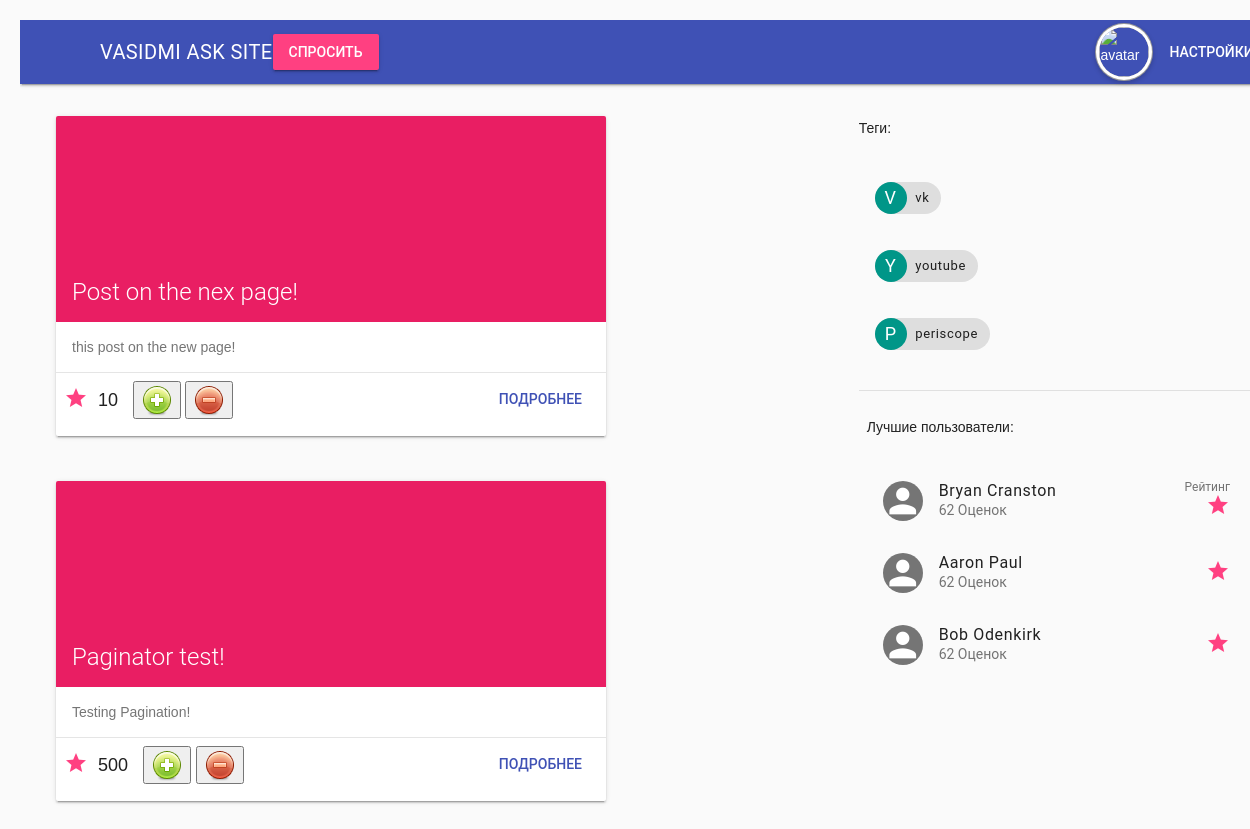
The page / on the database its author committed.
### questions/models.py (models this page shows, shortened)
class Question(models.Model):
    class Meta:
        db_table = "questions"
    user = models.ForeignKey(User)
    title = models.CharField(max_length = 255)
    text = models.TextField()
    rating = models.IntegerField(default = 0, db_index=True)
    created = models.DateTimeField(default = datetime.datetime.now)
    tags = models.ManyToManyField(Tag)
    objects=QuestionManager()

class Tag(models.Model):
    class Meta:
        db_table = "tags"
    name = models.CharField(max_length = 20, unique = True)
    used = models.IntegerField(default=0)
    objects=TagManager()

### questions/views.py (the view)
# urls.py: url(r'^$', views.questions_list, name='main')
def questions_list(request):
    questions = Question.objects.newest()
    page = request.GET.get('page')
    tags = Tag.objects.getPopularTags()
    return render(request, 'questions/questions_list.html', {'questions': questions,'tags':tags,'paginator':PaginatorClass.paginate(questions,page)})

### questions/models.py (called while the page is built)
    def newest(self):
        return self.order_by('-id')

    def getPopularTags(self):
        tags = Tag.objects.all()
        return sorted(tags,key=lambda tag:tag.used, reverse=True)[0:3]

### questions/paginator.py (called while the page is built)
    def paginate(data, page):
        paginator = Paginator(data, 3)
        try:
            paginator = paginator.page(page)
        except PageNotAnInteger:
            paginator = paginator.page(1)
        except EmptyPage:
            if int(page) < 1:
                paginator = paginator.page(1)
            else:
                paginator = paginator.page(paginator.num_pages)
        return paginator

### questions/templates/questions/questions_list.html (shortened to what this page needs)
{% extends 'questions/base.html' %}
{% block post %}
{% for question in paginator %}
<div class="demo-card-square mdl-card mdl-shadow--2dp">
  <div class="mdl-card__title mdl-card--expand">
    <h2 class="mdl-card__title-text">{{ question.title }}</h2>
  </div>
  <div class="mdl-card__supporting-text">
    {{ question.text|truncatewords:20 }}
  </div>
  <div class="mdl-card__actions mdl-card--border">
    <a style="float: left;margin-top: 5px" class="mdl-list__item-secondary-action"><i class="material-icons">star</i></a>
    <p style="float: left;font-size: large;margin-top: 7px;margin-left: 10px">{{ question.rating }}</p>
    <button style="margin-left: 15"><img src="/like.png" style="vertical-align: middle"></button>
    <button><img src="/dislike.png" style="vertical-align: middle"></button>
    <a href="{% url 'post' question.id %}" class="mdl-button mdl-button--colored mdl-js-button mdl-js-ripple-effect" style="float: right;">
          Подробнее
        </a>
  </div>
</div>
{% endfor %}
{% endblock %}

### questions/templates/questions/site_tags.html
<ul class="demo-list-item mdl-list">
  {% for tag in tags %}
    <li class="mdl-list__item">
        <span class="mdl-list__item-primary-content">
      <span class="mdl-chip mdl-chip--contact">
    <span class="mdl-chip__contact mdl-color--teal mdl-color-text--white">{{ tag.name|slice:"1"|capfirst }}</span>
        <span class="mdl-chip__text">{{ tag.name }}</span>
        </span>
        </span>
    </li>
    {% endfor %}
</ul>

### questions/static/css/question.css (style rules this page uses)
.demo-card-square.mdl-card { width: 550px; height: 320px; margin-left: 20px; margin-bottom: 45px; }
.demo-card-square>.mdl-card__title { color: #fff; background: url('https://getmdl.io/assets/demos/dog.png') bottom right 15% no-repeat #E91E63; }
body { padding: 20px; background: #fafafa; position: relative; }

### rows shown on the page
Question: title "Post on the nex page!", text "this post on the new page!", rating "10"
Question: title "Paginator test!", text "Testing Pagination!", rating "500"
Tag: name "V", name "vk"
Tag: name "Y", name "youtube"
Tag: name "P", name "periscope"
